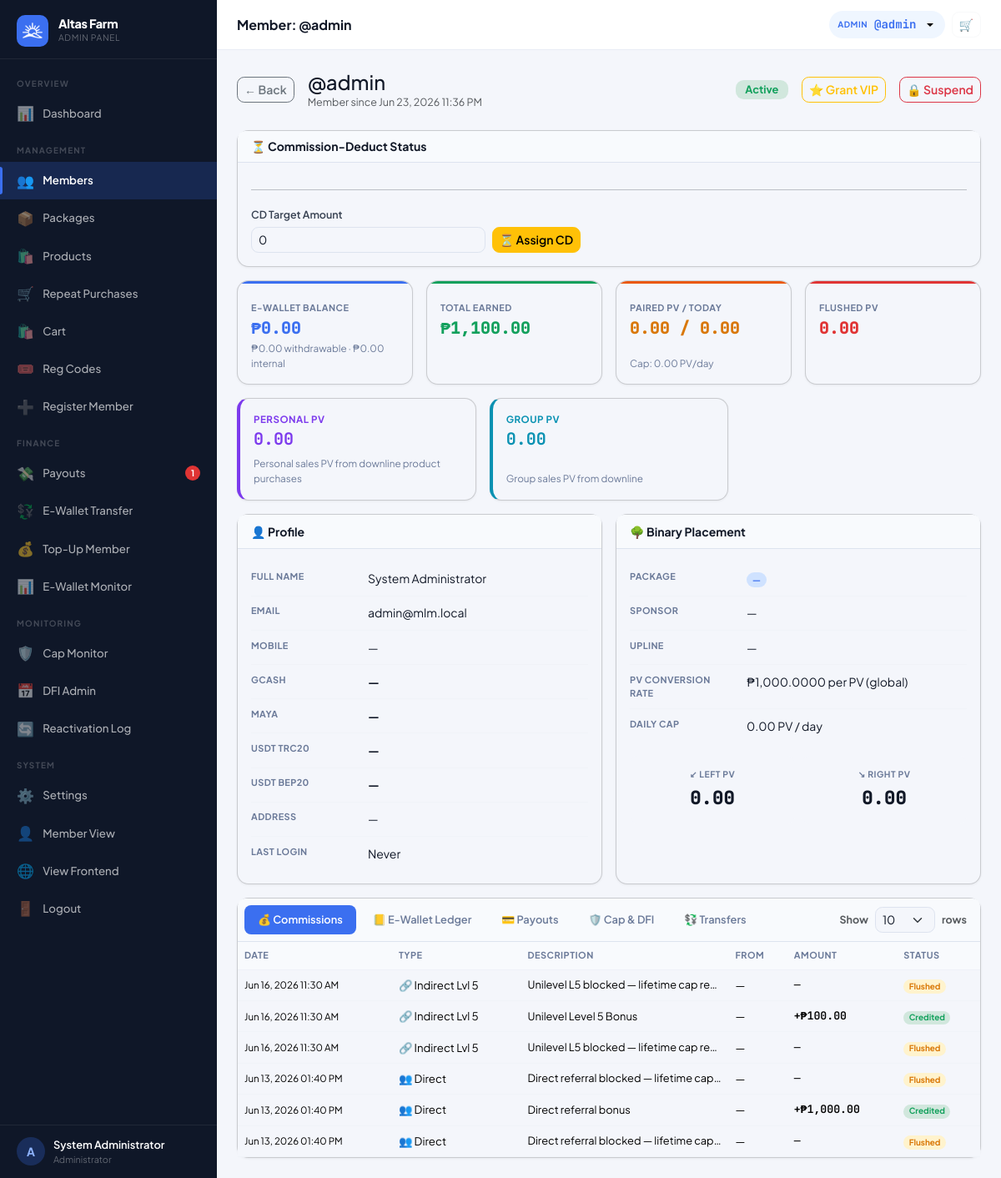
/?page=admin_user_view&id=1 (signed in), run on the app's committed database.
### tables this page shows
CREATE TABLE settings (
  key_name   VARCHAR(80) NOT NULL PRIMARY KEY,
  value      TEXT        NOT NULL,
  updated_at TIMESTAMP DEFAULT CURRENT_TIMESTAMP ON UPDATE CURRENT_TIMESTAMP
);

CREATE TABLE users (
  id                INT UNSIGNED AUTO_INCREMENT PRIMARY KEY,
  username          VARCHAR(40)  NOT NULL UNIQUE,
  password_hash     VARCHAR(255) NOT NULL,
  role              ENUM('member','admin') NOT NULL DEFAULT 'member',
  package_id        INT UNSIGNED NULL,
  reg_code_id           INT UNSIGNED NULL,
  reg_payment_method    ENUM('code','ewallet','pending') NOT NULL DEFAULT 'code',
  reg_paid_by           INT UNSIGNED NULL,

   
  sponsor_id        INT UNSIGNED NULL,
  binary_parent_id  INT UNSIGNED NULL,
  binary_position   ENUM('left','right') NULL,

   
  left_count        INT UNSIGNED NOT NULL DEFAULT 0,
  right_count       INT UNSIGNED NOT NULL DEFAULT 0,
  pairs_paid        INT UNSIGNED NOT NULL DEFAULT 0,
  pairs_flushed     INT UNSIGNED NOT NULL DEFAULT 0,
  pairs_paid_today  INT UNSIGNED NOT NULL DEFAULT 0,   

   
  left_pv           DECIMAL(14,2) NOT NULL DEFAULT 0.00 COMMENT 'Accumulated PV on left binary leg',
  right_pv          DECIMAL(14,2) NOT NULL DEFAULT 0.00 COMMENT 'Accumulated PV on right binary leg',
  paired_pv         DECIMAL(14,2) NOT NULL DEFAULT 0.00 COMMENT 'Total paired PV lifetime',
  paired_pv_today   DECIMAL(14,2) NOT NULL DEFAULT 0.00 COMMENT 'Paired PV today (reset by midnight cron)',
  flushed_pv        DECIMAL(14,2) NOT NULL DEFAULT 0.00 COMMENT 'PV flushed in binary pairing',
  personal_pv       DECIMAL(14,2) NOT NULL DEFAULT 0.00 COMMENT 'Personal sales PV from downline product purchases',
  group_pv          DECIMAL(14,2) NOT NULL DEFAULT 0.00 COMMENT 'Group sales PV from downline',
  rank_royalty      ENUM('qa','supervisor','manager','director','chairman') NULL DEFAULT NULL COMMENT 'Royalty Bonus leadership rank',

   
  lifetime_earned       DECIMAL(14,2) NOT NULL DEFAULT 0.00,
  cap_status            ENUM('active','capped','perminact') NOT NULL DEFAULT 'active',
  capping_bypass        TINYINT(1)   NOT NULL DEFAULT 0,
  daily_cap_bypass      TINYINT(1)   NOT NULL DEFAULT 0,
  capped_at             TIMESTAMP NULL,
  last_reactivation_at  TIMESTAMP NULL,
  dfi_days_used         INT UNSIGNED NOT NULL DEFAULT 0,
  dfi_active            TINYINT(1)   NOT NULL DEFAULT 1,
  cd_active             TINYINT(1)   NOT NULL DEFAULT 0,
  ewallet_sent_today      DECIMAL(12,2) NOT NULL DEFAULT 0.00,
  ewallet_sent_this_week  DECIMAL(12,2) NOT NULL DEFAULT 0.00,

   
  full_name         VARCHAR(120) NULL,
  email             VARCHAR(120) NULL,
  mobile            VARCHAR(20)  NULL,
  gcash_number       VARCHAR(20)  NULL,
  maya_number        VARCHAR(20)  NULL,
  usdt_trc20_address VARCHAR(100) NULL,
  usdt_bep20_address VARCHAR(100) NULL,
  address            TEXT         NULL,
  photo             VARCHAR(200) NULL,

  ewallet_balance       DECIMAL(14,2) NOT NULL DEFAULT 0.00,
  withdrawable_balance  DECIMAL(14,2) NOT NULL DEFAULT 0.00,
  status                ENUM('active','suspended','pending') NOT NULL DEFAULT 'active',
  joined_at         TIMESTAMP DEFAULT CURRENT_TIMESTAMP,
  last_login        TIMESTAMP NULL,

  FOREIGN KEY (sponsor_id)       REFERENCES users(id) ON DELETE SET NULL,
  FOREIGN KEY (binary_parent_id) REFERENCES users(id) ON DELETE SET NULL,
  FOREIGN KEY (package_id)       REFERENCES packages(id) ON DELETE SET NULL
);

CREATE TABLE commissions (
  id             INT UNSIGNED AUTO_INCREMENT PRIMARY KEY,
  user_id        INT UNSIGNED NOT NULL,
  type           ENUM('pairing','direct_referral','indirect_referral','daily_fixed_income','unilevel_product','royalty') NOT NULL,
  amount         DECIMAL(12,2) NOT NULL DEFAULT 0.00,
  cap_deduction  DECIMAL(12,2) NOT NULL DEFAULT 0.00,   
  source_user_id INT UNSIGNED  NULL,
  level          TINYINT UNSIGNED NULL,
  pairs_count    TINYINT UNSIGNED NULL,
  description    VARCHAR(255)  NULL,
  status         ENUM('credited','flushed') NOT NULL DEFAULT 'credited',
  created_at     TIMESTAMP DEFAULT CURRENT_TIMESTAMP,
  FOREIGN KEY (user_id)        REFERENCES users(id),
  FOREIGN KEY (source_user_id) REFERENCES users(id) ON DELETE SET NULL
);

### views/admin/user_view.php (the view, shortened to what the rows shown need)
<?php $pageTitle = 'Member: @' . $user['username']; ?>
<?php require 'views/partials/head.php'; ?>
<?php require 'views/partials/sidebar_admin.php'; ?>
<div class="main-content">
  <?php require 'views/partials/topbar.php'; ?>
  <div class="page-content">
    <div class="d-flex align-items-center gap-3 mb-4 flex-wrap">
      <a href="<?= APP_URL ?>/?page=admin_users" class="btn btn-outline-secondary btn-sm">← Back</a>
      <div class="flex-grow-1">
        <h4 class="mb-0 fw-800">@<?= e($user['username']) ?></h4>
        <p class="text-muted mb-0" style="font-size:.78rem;">Member since <?= fmt_datetime($user['joined_at']) ?></p>
      </div>
      <?php $b = $user['status'] === 'active' ? 'bg-success-subtle text-success' : 'bg-danger-subtle text-danger'; ?>
      <span class="badge <?= $b ?>" style="font-size:.8rem;padding:.4em .9em;"><?= ucfirst($user['status']) ?></span>
      <form method="POST" action="<?= APP_URL ?>/?page=admin_toggle_vip" class="m-0">
        <?php if ($user['capping_bypass']): ?>
          <button type="button" class="btn btn-sm btn-warning"
            onclick="showConfirm({title:'Remove VIP Privilege',message:'Remove VIP status from <strong>@<?= e($user['username']) ?></strong>? Capping will apply normally.',confirmText:'Remove VIP',confirmClass:'btn-warning',onConfirm:()=>this.closest('form').submit()})">
            🏆 VIP
          </button>
        <?php elseif ($user['cap_status'] === 'active'): ?>
          <button type="button" class="btn btn-sm btn-outline-warning"
            onclick="showConfirm({title:'Grant VIP Privilege',message:'Grant <strong>@<?= e($user['username']) ?></strong> unlimited lifetime earnings (bypass cap)?',confirmText:'Grant VIP',confirmClass:'btn-warning',onConfirm:()=>this.closest('form').submit()})">
          </button>
        <?php else: ?>
          <button type="button" class="btn btn-sm btn-outline-secondary" disabled title="Only active members can receive VIP">
            ⭐ Grant VIP
          </button>
        <?php endif; ?>
      </form>
      <form method="POST" action="<?= APP_URL ?>/?page=admin_toggle_user" class="m-0">
        <?php $isSuspend = $user['status'] === 'active'; ?>
        <button type="button" class="btn btn-sm <?= $isSuspend ? 'btn-outline-danger' : 'btn-outline-success' ?>"
          onclick="showConfirm({title:'<?= $isSuspend ? 'Suspend' : 'Activate' ?> Member',message:'<?= $isSuspend ? 'Suspend' : 'Activate' ?> <strong>@<?= e($user['username']) ?></strong>?',confirmText:'<?= $isSuspend ? 'Suspend' : 'Activate' ?>',confirmClass:'<?= $isSuspend ? 'btn-danger' : 'btn-success' ?>',onConfirm:()=>this.closest(\'form\').submit()})">
        </button>
      </form>
    </div>
      <?php foreach (
        [
          ['E-Wallet Balance', fmt_money($user['ewallet_balance']),              'primary', 'primary',
           fmt_money((float)($user['withdrawable_balance'] ?? 0)) . ' withdrawable · ' . fmt_money(max(0, (float)$user['ewallet_balance'] - (float)($user['withdrawable_balance'] ?? 0))) . ' internal'],
          ['Total Earned',     fmt_money($summary['total_earned']),              'success', 'success'],
          ...(setting('binary_enabled', '1') === '1' ? [
            ['Paired PV / Today', number_format($pairingStatus['paired_pv'], 2) . ' / ' . number_format($pairingStatus['paired_pv_today'], 2), 'orange', 'warning'],
            ['Flushed PV',    number_format($pairingStatus['flushed_pv'], 2),   'danger', 'danger'],
          ] : []),
        ] as $card
      ): ?>
        <?php [$label, $val, $accent, $color] = $card; $subText = $card[4] ?? null; ?>
        <div class="col-6 col-xl-3">
          <div class="card stat-card h-100">
            <div class="stat-accent stat-accent-<?= $accent ?>"></div>
            <div class="card-body pt-4 d-flex flex-column">
              <div>
                <div class="stat-label"><?= $label ?></div>
                <div class="stat-value text-<?= $color ?>" style="font-size:1.25rem;"><?= $val ?></div>
              </div>
              <div class="mt-auto">
                <?php if ($subText): ?><div class="stat-sub"><?= $subText ?></div><?php endif; ?>
                <?php if (setting('binary_enabled', '1') && str_starts_with($label, 'Paired PV')): ?><div class="stat-sub">Cap: <?= number_format($pairingStatus['daily_pair_pv_cap'], 2) ?> PV/day</div><?php endif; ?>
              </div>
            </div>
          </div>
        </div>
      <?php endforeach; ?>
    <div class="row g-3 mb-3">
      <div class="col-12 col-md-6">
        <div class="card h-100">
          <div class="card-body">
            <table class="info-table">
              <tr>
                <td>Full Name</td>
                <td><?= e($user['full_name'] ?? '—') ?></td>
              </tr>
              <tr>
                <td>Email</td>
                <td><?= e($user['email'] ?? '—') ?></td>
              </tr>
              <tr>
                <td>Mobile</td>
                <td><?= e($user['mobile'] ?? '—') ?></td>
              </tr>
              <tr>
                <td><strong><?= e($user['gcash_number'] ?? '—') ?></strong></td>
              </tr>
              <tr>
                <td><strong><?= e($user['maya_number'] ?? '—') ?></strong></td>
              </tr>
              <tr>
                <td><strong><?= e($user['usdt_trc20_address'] ?? '—') ?></strong></td>
              </tr>
              <tr>
                <td><strong><?= e($user['usdt_bep20_address'] ?? '—') ?></strong></td>
              </tr>
              <tr>
                <td>Address</td>
                <td><?= e($user['address'] ?? '—') ?></td>
              </tr>
            </table>
          </div>
        </div>
      </div>
      <div class="col-12 col-md-6">
        <div class="card h-100">
          <div class="card-body">
            <div class="row g-2 mt-2">
              <div class="col-6">
                <div class="leg-box text-center">
                  <div class="leg-label">↙ Left PV</div>
                  <div class="leg-count"><?= number_format((float)$user['left_pv'], 2) ?></div>
                </div>
              </div>
              <div class="col-6">
                <div class="leg-box text-center">
                  <div class="leg-label">↘ Right PV</div>
                  <div class="leg-count"><?= number_format((float)$user['right_pv'], 2) ?></div>
                </div>
              </div>
            </div>
          </div>
        </div>
      </div>
    </div>
    <?php $tab = $_GET['tab'] ?? 'commissions'; ?>
    <div class="card">
      <?php if ($tab === 'commissions'): ?>
        <div class="table-responsive">
          <table class="table table-hover mb-0">
            <thead>
              <tr>
                <th>Date</th>
                <th>Type</th>
                <th>Description</th>
                <th>From</th>
                <th>Amount</th>
                <th>Status</th>
              </tr>
            </thead>
            <tbody>
              <?php if (empty($commHist['data'])): ?><tr>
                  <td colspan="6" class="text-center py-4 text-muted">No commissions.</td>
                </tr>
                <?php else: foreach ($commHist['data'] as $c):
                  $tn = match ($c['type']) {
                    'pairing' => '🤝 Pairing',
                    'direct_referral' => '👥 Direct',
                    'indirect_referral' => setting('indirect_referral_enabled', '1') === '1' ? '🔗 Indirect Lvl ' . $c['level'] : '🔗 Indirect (disabled)',
                    'unilevel_product' => setting('unilevel_product_enabled', '0') === '1' ? '📦 Prod Unilevel Lvl ' . $c['level'] : '📦 Prod Unilevel (disabled)',
                    default => $c['type']
                  };
                ?>
                  <tr>
                    <td class="td-muted" style="font-size:.72rem;"><?= fmt_datetime($c['created_at']) ?></td>
                    <td><?= $tn ?></td>
                    <td class="text-truncate" style="max-width:180px;font-size:.8rem;"><?= e($c['description']) ?></td>
                    <td class="td-muted"><?= $c['source_username'] ? '@' . e($c['source_username']) : '—' ?></td>
                    <td class="<?= $c['status'] === 'credited' ? 'td-green' : ' td-muted' ?> font-mono"><?= $c['status'] === 'credited' ? '+' . fmt_money($c['amount']) : '—' ?></td>
                    <td><span class="badge <?= $c['status'] === 'credited' ? 'bg-success-subtle text-success' : 'bg-warning-subtle text-warning' ?>"><?= ucfirst($c['status']) ?></span></td>
                  </tr>
              <?php endforeach;
              endif; ?>
            </tbody>
          </table>
        </div>
      <?php endif; ?>
    </div>
  </div>
</div>
<?php require 'views/partials/footer.php'; ?>

### views/partials/sidebar_admin.php (shortened to what the rows shown need)
<?php
$cp = current_page();
$user = Auth::user();
$initial = strtoupper(substr($user['username'] ?? 'A', 0, 1));
$pendingPayouts = (int)db()->query("SELECT COUNT(*) FROM payout_requests WHERE status='pending'")->fetchColumn();
$pendingMembers = (int)db()->query("SELECT COUNT(*) FROM users WHERE role='member' AND status='pending'")->fetchColumn();
function renderAdminNav($cp, $user, $initial, $pendingPayouts, $pendingMembers)
{ ?>
  <div class="sidebar-brand">
    <div>
      <div class="brand-name"><?= e(setting('site_name', APP_NAME)) ?></div>
      <div class="brand-sub">Admin Panel</div>
    </div>
  </div>
    <?php if (setting('dfi_enabled', '1') === '1'): ?>
    <a href="<?= APP_URL ?>/?page=admin_dfi" class="nav-item-link <?= $cp === 'admin_dfi' ? 'active' : '' ?>">
      <span class="nav-icon">📅</span> DFI Admin
    </a>
    <?php endif; ?>
  <div class="sidebar-footer">
    <div class="sidebar-user">
      <div class="user-avatar" style="background:rgba(59,111,240,.25);color:#8fb4ff;">
        <?= $initial ?>
      </div>
      <div class="user-info">
        <div class="user-name"><?= e($user['full_name'] ?: $user['username']) ?></div>
        <div class="user-role">Administrator</div>
      </div>
    </div>
  </div>
<?php } ?>
<div class="sidebar d-none d-lg-flex flex-column">
  <?php renderAdminNav($cp, $user, $initial, $pendingPayouts, $pendingMembers); ?>
</div>

### views/partials/topbar.php (shortened to what the rows shown need)
<?php
if (isset($_GET['page']) && $_GET['page'] === 'admin_user_view' && !empty($_GET['id']) && Auth::isAdmin()) {
  $user = getUserById((int)$_GET['id']);
} else {
  $user = Auth::user();
}
?>
<div class="topbar-wrapper no-print">
  <div class="topbar-title"><?= e($pageTitle ?? 'Dashboard') ?></div>
  <div class="d-flex align-items-center gap-2">
    <div class="dropdown">
      <button class="topbar-balance border-0 dropdown-toggle" type="button"
        data-bs-toggle="dropdown" aria-expanded="false"
        title="<?= e($user['username'] ?? '') ?>" style="cursor:pointer;">
        <span class="bal-label"><?= Auth::isAdmin() ? 'Admin' : 'User' ?></span>
        <span class="bal-amount">@<?= e($user['username'] ?? '') ?></span>
      </button>
    </div>
    <button class="btn btn-sm btn-outline-light position-relative" type="button" data-bs-toggle="offcanvas" data-bs-target="#cartOffcanvas" title="View cart">
    </button>
  </div>
</div>

### data on the page
settings: value "Altas Farm"
users: username "A", full_name "System Administrator", username "Member: @admin", username "admin", joined_at "Jun 23, 2026 11:36 PM", status "Active", email "admin@mlm.local", mobile "—", gcash_number "—", maya_number "—", usdt_trc20_address "—", usdt_bep20_address "—", address "—", left_pv "0.00", right_pv "0.00"
commissions: created_at "Jun 16, 2026 11:30 AM", tn "🔗 Indirect Lvl 5", description "Unilevel L5 blocked — lifetime cap re…", status "Flushed"
commissions: created_at "Jun 16, 2026 11:30 AM", tn "🔗 Indirect Lvl 5", description "Unilevel Level 5 Bonus", amount "₱100.00", status "Credited"
commissions: created_at "Jun 16, 2026 11:30 AM", tn "🔗 Indirect Lvl 5", description "Unilevel L5 blocked — lifetime cap re…", status "Flushed"
commissions: created_at "Jun 13, 2026 01:40 PM", type "👥 Direct", description "Direct referral blocked — lifetime cap…", status "Flushed"
commissions: created_at "Jun 13, 2026 01:40 PM", type "👥 Direct", description "Direct referral bonus", amount "₱1,000.00", status "Credited"
commissions: created_at "Jun 13, 2026 01:40 PM", type "👥 Direct", description "Direct referral blocked — lifetime cap…", status "Flushed"

### other printed values
$pendingPayouts "1"
$label "E-WALLET BALANCE"
$val "₱0.00"
$subText "₱0.00 withdrawable · ₱0.00 internal"
$label "TOTAL EARNED"
$val "₱1,100.00"
$label "PAIRED PV / TODAY"
$val "0.00 / 0.00"
$pairingStatus['daily_pair_pv_cap'] "0.00"
$label "FLUSHED PV"
$val "0.00"
$label "PERSONAL PV"
$subText "Personal sales PV from downline product purchases"
$label "GROUP PV"
$subText "Group sales PV from downline"
